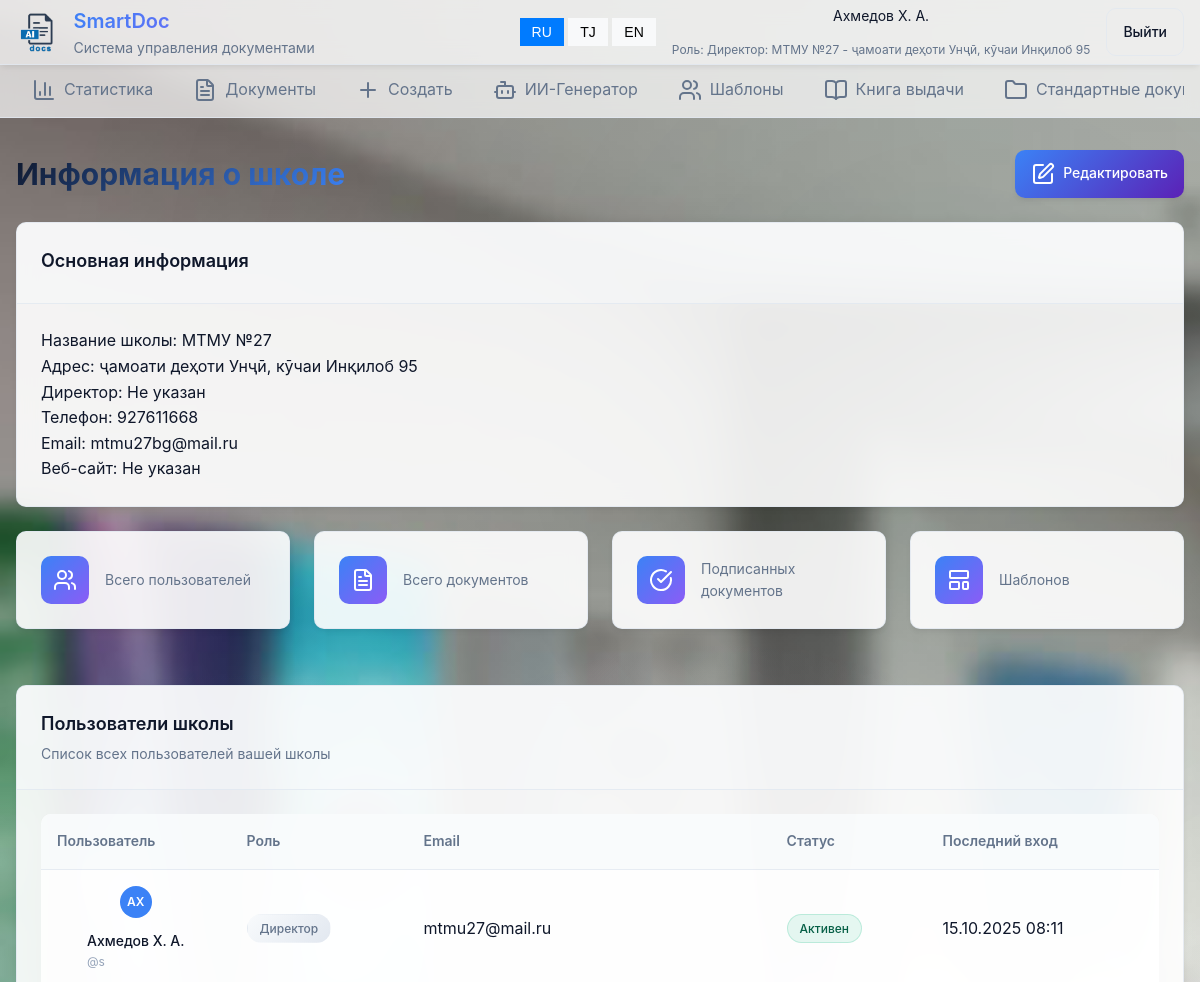
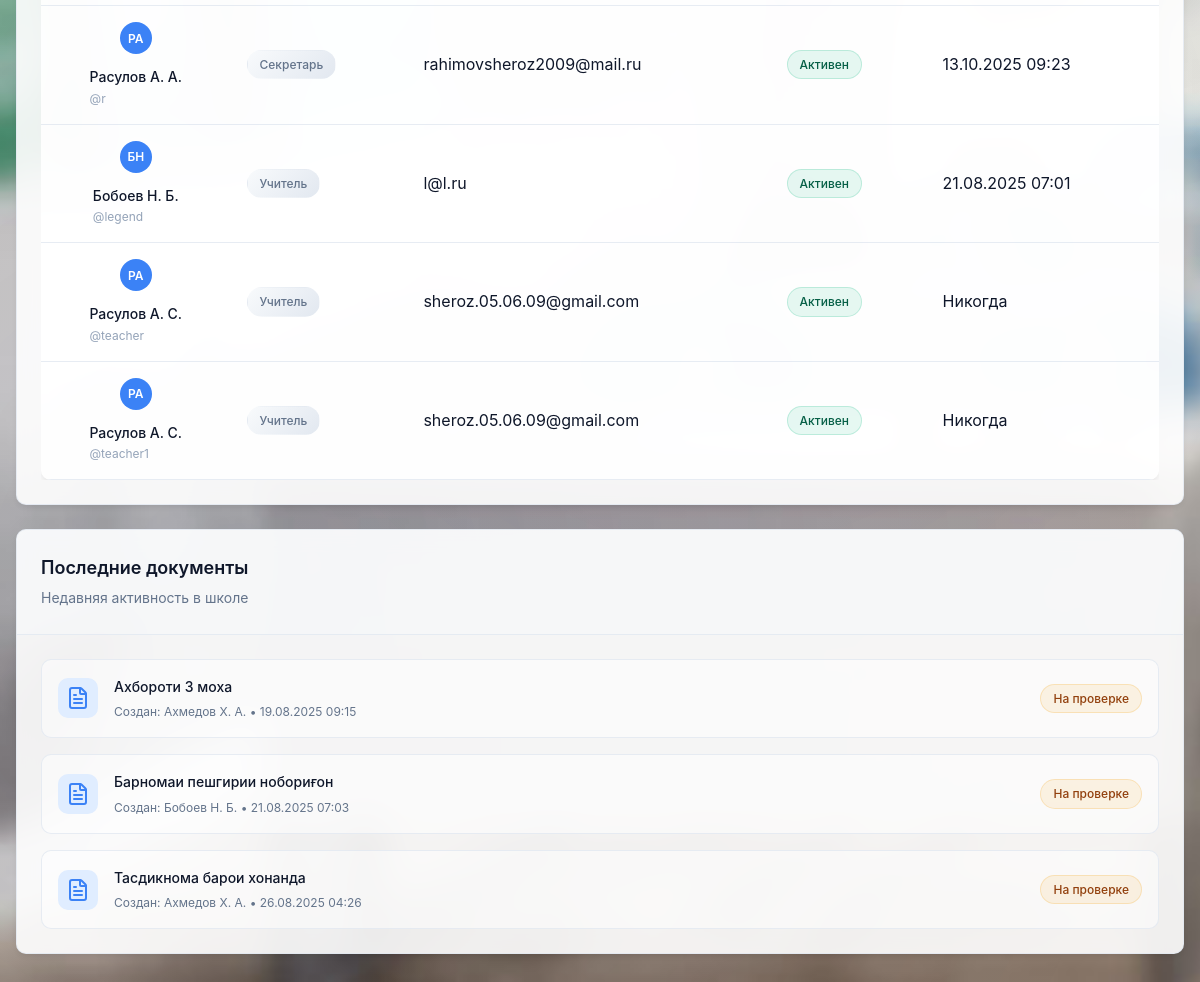
The app's page /school/ (signed in) with its own data (2 pictures, top to bottom).
### main/models.py (models this page shows, shortened)
class User(AbstractUser):
    ROLE_CHOICES = (
        ('director', 'Директор'),
        ('secretary', 'Секретарь'),
        ('teacher', 'Учитель'),
    )
    avatar=models.ImageField(upload_to='avatars/' ,default='avatars/default.png')
    role = models.CharField(max_length=20, choices=ROLE_CHOICES)
    school = models.ForeignKey(School, on_delete=models.CASCADE, null=True, blank=True)

class School(models.Model):
    name = models.CharField(max_length=255)
    address = models.TextField(blank=True)
    email = models.EmailField(blank=True)
    tel=models.CharField(max_length=20, blank=True)
    headletter=models.FileField(upload_to='headletters/', null=True, blank=True)
    approved=models.BooleanField(default=False)
    created_at = models.DateTimeField(auto_now_add=True)
    def __str__(self):
        return f'{self.name} - {self.address}'

class Document(models.Model):
    STATUS_CHOICES = (
        ('draft', 'Черновик'),
        ('pending', 'На проверке'),
        ('signed', 'Подписан'),
        ('rejected','Отклонен')
    )
    title = models.CharField(max_length=255)
    content = models.TextField(null=True, blank=True)
    category=models.ForeignKey(Category,on_delete=models.SET_NULL,null=True)
    template = models.ForeignKey(Template, on_delete=models.SET_NULL, null=True, blank=True)
    created_by = models.ForeignKey(User, on_delete=models.CASCADE, related_name='documents_created')
    recipient = models.ForeignKey(User, on_delete=models.SET_NULL, null=True, blank=True, related_name='documents_received')
    school = models.ForeignKey(School, on_delete=models.CASCADE)
    status = models.CharField(max_length=20, choices=STATUS_CHOICES, default='draft')
    file=models.FileField(upload_to='documents/')
    created_at = models.DateTimeField(auto_now_add=True)

### main/views.py (the view)
# urls.py: path('school/', school, name='school'),
@login_required
def school(request):
    school = request.user.school
    users = User.objects.filter(school=school)
    documents = Document.objects.filter(school=school)
    templates = Template.objects.filter(school=school)
    data = {
        'school': school,
        'users': users,
        'documents': documents,
        'templates': templates
    }
    return render(request, 'main/school.html', data)

### main/templates/main/school.html (shortened to what this page needs)
{% extends 'main/base.html' %}
{% load static %}
{% block content %}
<div class="page-container">
    <div class="page-header">
        <h2 data-i18n="school_info">Информация о школе</h2>
        <div class="page-actions">
            {% if user.role == 'director' %}
            <a href="{% url 'school'  %}" class="btn btn-primary" data-i18n="edit_school">
                <i data-lucide="edit"></i>
                Редактировать
            </a>
            {% endif %}
        </div>
    </div>
    <div class="card">
        <div class="card-header">
            <h3 data-i18n="basic_info">Основная информация</h3>
        </div>
        <div class="card-content">
            <div class="school-info-grid">
                <div class="info-item">
                    <label data-i18n="school_name">Название школы:</label>
                    <span class="info-value">{{ user.school.name }}</span>
                </div>
                <div class="info-item">
                    <label data-i18n="school_address">Адрес:</label>
                    <span class="info-value">{{ user.school.address|default:"Не указан" }}</span>
                </div>
                <div class="info-item">
                    <label data-i18n="school_director">Директор:</label>
                    <span class="info-value">{{ user.school.director_name|default:"Не указан" }}</span>
                </div>
                <div class="info-item">
                    <label data-i18n="school_phone">Телефон:</label>
                    <span class="info-value">{{ user.school.tel|default:"Не указан" }}</span>
                </div>
                <div class="info-item">
                    <label data-i18n="school_email">Email:</label>
                    <span class="info-value">{{ user.school.email|default:"Не указан" }}</span>
                </div>
                <div class="info-item">
                    <label data-i18n="school_website">Веб-сайт:</label>
                    <span class="info-value">
                        {% if user.school.website %}
                            <a href="{{ user.school.website }}" target="_blank">{{ user.school.website }}</a>
                        {% else %}
                            Не указан
                        {% endif %}
                    </span>
                </div>
            </div>
        </div>
    </div>
    <div class="stats-grid">
        <div class="stat-card">
            <div class="stat-icon">
                <i data-lucide="users"></i>
            </div>
            <div class="stat-content">
                <p data-i18n="total_users">Всего пользователей</p>
            </div>
        </div>
        <div class="stat-card">
            <div class="stat-icon">
                <i data-lucide="file-text"></i>
            </div>
            <div class="stat-content">
                <p data-i18n="total_documents">Всего документов</p>
            </div>
        </div>
        <div class="stat-card">
            <div class="stat-icon">
                <i data-lucide="check-circle"></i>
            </div>
            <div class="stat-content">
                <p data-i18n="signed_documents">Подписанных документов</p>
            </div>
        </div>
        <div class="stat-card">
            <div class="stat-icon">
                <i data-lucide="layout-template"></i>
            </div>
            <div class="stat-content">
                <p data-i18n="templates">Шаблонов</p>
            </div>
        </div>
    </div>
    <div class="card">
        <div class="card-header">
            <h3 data-i18n="school_users">Пользователи школы</h3>
            <p data-i18n="users_list">Список всех пользователей вашей школы</p>
        </div>
        <div class="card-content">
            <div class="users-table">
                <table class="table">
                    <thead>
                        <tr>
                            <th data-i18n="user">Пользователь</th>
                            <th data-i18n="role">Роль</th>
                            <th data-i18n="email">Email</th>
                            <th data-i18n="status">Статус</th>
                            <th data-i18n="last_login">Последний вход</th>
                        </tr>
                    </thead>
                    <tbody>
                        {% for school_user in users %}
                        <tr>
                            <td>
                                <div class="user-info">
                                    <div class="user-avatar">
                                        {{ school_user.first_name.0 }}{{ school_user.last_name.0 }}
                                    </div>
                                    <div>
                                        <div class="user-name">{{ school_user.first_name }} {{ school_user.last_name }}</div>
                                        <div class="user-username">@{{ school_user.username }}</div>
                                    </div>
                                </div>
                            </td>
                            <td>
                                <div class="badge badge-role">{{ school_user.get_role_display }}</div>
                            </td>
                            <td>{{ school_user.email|default:"—" }}</td>
                            <td>
                                <div class="badge badge-{% if school_user.is_active %}approved{% else %}rejected{% endif %}">
                                    {% if school_user.is_active %}
                                        <span data-i18n="active">Активен</span>
                                    {% else %}
                                        <span data-i18n="inactive">Неактивен</span>
                                    {% endif %}
                                </div>
                            </td>
                            <td>
                                {% if school_user.last_login %}
                                    {{ school_user.last_login|date:"d.m.Y H:i" }}
                                {% else %}
                                    <span data-i18n="never_logged_in">Никогда</span>
                                {% endif %}
                            </td>
                        </tr>
                        {% endfor %}
                    </tbody>
                </table>
            </div>
        </div>
    </div>
    <div class="card">
        <div class="card-header">
            <h3 data-i18n="recent_documents">Последние документы</h3>
            <p data-i18n="recent_activity">Недавняя активность в школе</p>
        </div>
        <div class="card-content">
            <div class="recent-documents">
                {% for doc in documents|slice:":3" %}
                <div class="recent-document">
                    <div class="document-icon">
                        <i data-lucide="file-text"></i>
                    </div>
                    <div class="document-info">
                        <h4>{{ doc.title }}</h4>
                        <p>
                            <span data-i18n="created_by">Создан</span>: {{ doc.created_by.first_name }} {{ doc.created_by.last_name }} •
                            {{ doc.created_at|date:"d.m.Y H:i" }}
                        </p>
                    </div>
                    <div class="badge badge-{{ doc.status }}">{{ doc.get_status_display }}</div>
                </div>
                {% empty %}
                <div class="empty-state">
                    <i data-lucide="file-text"></i>
                    <p data-i18n="no_recent_documents">Нет recent документов</p>
                </div>
                {% endfor %}
            </div>
        </div>
    </div>
</div>
{% endblock %}

### main/templates/main/base.html (shortened to what this page needs)
<!DOCTYPE html>
{% load static %}
<html lang="ru">
<head>
    <link rel="stylesheet" href="{% static 'css/main.css' %}">
    <link rel="stylesheet" href="{% static 'css/style.css' %}">
</head>
<body>
    {% if user.is_authenticated %}
    <header class="header">
        <div class="header-container">
            <div class="header-left">
                <div class="logo">
                    <img src="{% static 'image/logo.png' %}" alt="Logo" class="logo-image" height="40px">
                    <div class="logo-text">
                        <h1 data-i18n="logo_title">SmartDoc</h1>
                        <p data-i18n="logo_subtitle">Система управления документами</p>
                    </div>
                </div>
            </div>
            <div class="header-right">
                <div class="language-switcher">
                    <button class="lang-btn" data-lang="ru" onclick="changeLanguage('ru')">RU</button>
                    <button class="lang-btn" data-lang="tj" onclick="changeLanguage('tj')">TJ</button>
                    <button class="lang-btn" data-lang="en" onclick="changeLanguage('en')">EN</button>
                </div>
                <div class="user-info">
                    <span>{{ user.first_name }} {{ user.last_name }}</span>
                    <span class="user-role"><span data-i18n="role">Роль</span>: {{ user.get_role_display }}: {{user.school}}</span>
                </div>
                <a href="{% url 'logout' %}" class="btn btn-outline" data-i18n="logout">Выйти</a>
            </div>
        </div>
    </header>
    <nav class="navigation">
        <div class="nav-container">
            <div class="nav-tabs">
                <a href="{% url 'index' %}" class="nav-tab {% if request.resolver_match.url_name == 'index' %}active{% endif %}">
                    <i data-lucide="bar-chart-3"></i>
                    <span data-i18n="statistics">Статистика</span>
                </a>
                <a href="{% url 'documents' %}" class="nav-tab {% if request.resolver_match.url_name == 'documents' %}active{% endif %}">
                    <i data-lucide="file-text"></i>
                    <span data-i18n="documents">Документы</span>
                </a>
                <a href="{% url 'document_create' %}" class="nav-tab {% if request.resolver_match.url_name == 'document_create' %}active{% endif %}">
                    <i data-lucide="plus"></i>
                    <span data-i18n="create">Создать</span>
                </a>
                <a href="{% url 'ai' %}" class="nav-tab {% if request.resolver_match.url_name == 'ai' %}active{% endif %}">
                    <i data-lucide="bot"></i>
                    <span data-i18n="ai_generator">ИИ-Генератор</span>
                </a>
                <a href="{% url 'templates' %}" class="nav-tab {% if request.resolver_match.url_name == 'templates' %}active{% endif %}">
                    <i data-lucide="users"></i>
                    <span data-i18n="head_templates">Шаблоны</span>
                </a>
                <a href="{% url 'export_book' %}" class="nav-tab {% if request.resolver_match.url_name == 'export_book' %}active{% endif %}">
                    <i data-lucide="book-open"></i>
                    <span data-i18n="head_export">Книга выдачи</span>
                </a>
                <a href="{% url 'standard_docs' %}" class="nav-tab {% if request.resolver_match.url_name == 'standard_docs' %}active{% endif %}">
                    <i data-lucide="folder"></i>
                    <span data-i18n="head_standard">Стандартные документы</span>
                </a>
            </div>
        </div>
    </nav>
    {% endif %}
    <main class="main-content">
        {% block content %}{% endblock %}
    </main>
</body>
</html>

### records on screen
User: first_name "Ахмедов", last_name "Х. А.", role "Директор", school "МТМУ №27 - ҷамоати деҳоти Унҷӣ, кӯчаи Инқилоб 95", school.name "МТМУ №27", school.address "ҷамоати деҳоти Унҷӣ, кӯчаи Инқилоб 95", school.director_name "Не указан", school.tel "927611668", school.email "mtmu27bg@mail.ru", first_name.0 "А", last_name.0 "Х", username "s", email "mtmu27@mail.ru", is_active "Активен", last_login "15.10.2025 08:11"
User: first_name.0 "Р", last_name.0 "А", first_name "Расулов", last_name "А. А.", username "r", role "Секретарь", email "rahimovsheroz2009@mail.ru", is_active "Активен", last_login "13.10.2025 09:23"
User: first_name.0 "Б", last_name.0 "Н", first_name "Бобоев", last_name "Н. Б.", username "legend", role "Учитель", email "l@l.ru", is_active "Активен", last_login "21.08.2025 07:01"
User: first_name.0 "Р", last_name.0 "А", first_name "Расулов", last_name "А. C.", username "teacher", role "Учитель", email "sheroz.05.06.09@gmail.com", is_active "Активен", shows "Никогда"
User: first_name.0 "Р", last_name.0 "А", first_name "Расулов", last_name "А. C.", username "teacher1", role "Учитель", email "sheroz.05.06.09@gmail.com", is_active "Активен", shows "Никогда"
Document: title "Ахбороти 3 моха", created_by.first_name "Ахмедов", created_by.last_name "Х. А.", created_at "19.08.2025 09:15", status "На проверке"
Document: title "Барномаи пешгирии нобориғон", created_by.first_name "Бобоев", created_by.last_name "Н. Б.", created_at "21.08.2025 07:03", status "На проверке"
Document: title "Тасдикнома барои хонанда", created_by.first_name "Ахмедов", created_by.last_name "Х. А.", created_at "26.08.2025 04:26", status "На проверке"
